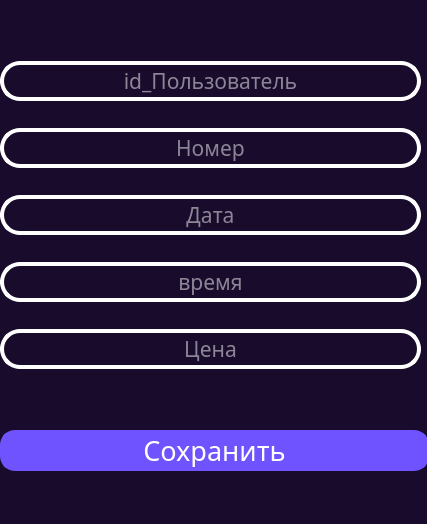
<?xml version="1.0" encoding="UTF-8"?>
<ui version="4.0">
 <class>Session_Dialog</class>
 <widget class="QDialog" name="Session_Dialog">
  <property name="geometry">
   <rect>
    <x>0</x>
    <y>0</y>
    <width>427</width>
    <height>524</height>
   </rect>
  </property>
  <property name="minimumSize">
   <size>
    <width>427</width>
    <height>524</height>
   </size>
  </property>
  <property name="maximumSize">
   <size>
    <width>427</width>
    <height>524</height>
   </size>
  </property>
  <property name="windowTitle">
   <string>Dialog</string>
  </property>
  <property name="styleSheet">
   <string notr="true">background-color: rgb(25, 11, 44);

font-family:&quot;Tw Cen MT&quot;;</string>
  </property>
  <widget class="QPushButton" name="pushButton_Enter">
   <property name="geometry">
    <rect>
     <x>0</x>
     <y>430</y>
     <width>429</width>
     <height>41</height>
    </rect>
   </property>
   <property name="minimumSize">
    <size>
     <width>0</width>
     <height>40</height>
    </size>
   </property>
   <property name="font">
    <font>
     <family>Tw Cen MT</family>
     <pointsize>20</pointsize>
    </font>
   </property>
   <property name="cursor">
    <cursorShape>PointingHandCursor</cursorShape>
   </property>
   <property name="styleSheet">
    <string notr="true">

QPushButton{
color: rgb(255, 255, 255);
background-color: rgb(111, 83, 254);
border: 4px solid rgb(111, 83, 254);
border-radius: 15px;
}

QPushButton:hover{
color:rgb(192, 218, 255);
background-color:#8E6BBB;  
border: 4px solid #8E6BBB;
border-radius: 10px;
}

QPushButton:pressed{
color:rgb(192, 218, 255);
background-color: rgb(188, 177, 248); 
border: 2px solid rgb(65, 41, 93);
border-radius: 10px;
}
</string>
   </property>
   <property name="text">
    <string>Сохранить</string>
   </property>
   <property name="iconSize">
    <size>
     <width>16</width>
     <height>16</height>
    </size>
   </property>
  </widget>
  <widget class="QWidget" name="layoutWidget">
   <property name="geometry">
    <rect>
     <x>0</x>
     <y>40</y>
     <width>421</width>
     <height>351</height>
    </rect>
   </property>
   <layout class="QVBoxLayout" name="verticalLayout">
    <item>
     <widget class="QLineEdit" name="lineEdit1">
      <property name="minimumSize">
       <size>
        <width>0</width>
        <height>40</height>
       </size>
      </property>
      <property name="font">
       <font>
        <family>Tw Cen MT</family>
        <pointsize>16</pointsize>
       </font>
      </property>
      <property name="styleSheet">
       <string notr="true">QLineEdit#lineEdit1{
background-color: rgba(0, 0, 0, 0);
border-radius: 20px;
border: 4px solid rgb(255, 255, 255);
color: rgb(255, 255, 255);
}</string>
      </property>
      <property name="inputMask">
       <string/>
      </property>
      <property name="text">
       <string/>
      </property>
      <property name="alignment">
       <set>Qt::AlignCenter</set>
      </property>
      <property name="placeholderText">
       <string>id_Пользователь</string>
      </property>
     </widget>
    </item>
    <item>
     <widget class="QLineEdit" name="lineEdit2">
      <property name="minimumSize">
       <size>
        <width>0</width>
        <height>40</height>
       </size>
      </property>
      <property name="font">
       <font>
        <family>Tw Cen MT</family>
        <pointsize>16</pointsize>
       </font>
      </property>
      <property name="styleSheet">
       <string notr="true">QLineEdit#lineEdit2{
background-color: rgba(0, 0, 0, 0);
border-radius: 20px;
border: 4px solid rgb(255, 255, 255);
color: rgb(255, 255, 255);
}</string>
      </property>
      <property name="inputMask">
       <string/>
      </property>
      <property name="text">
       <string/>
      </property>
      <property name="alignment">
       <set>Qt::AlignCenter</set>
      </property>
      <property name="placeholderText">
       <string>Номер</string>
      </property>
     </widget>
    </item>
    <item>
     <widget class="QLineEdit" name="lineEdit3">
      <property name="minimumSize">
       <size>
        <width>0</width>
        <height>40</height>
       </size>
      </property>
      <property name="font">
       <font>
        <family>Tw Cen MT</family>
        <pointsize>16</pointsize>
       </font>
      </property>
      <property name="styleSheet">
       <string notr="true">QLineEdit#lineEdit3{
background-color: rgba(0, 0, 0, 0);
border-radius: 20px;
border: 4px solid rgb(255, 255, 255);
color: rgb(255, 255, 255);
}</string>
      </property>
      <property name="inputMask">
       <string/>
      </property>
      <property name="text">
       <string/>
      </property>
      <property name="alignment">
       <set>Qt::AlignCenter</set>
      </property>
      <property name="placeholderText">
       <string>Дата</string>
      </property>
     </widget>
    </item>
    <item>
     <widget class="QLineEdit" name="lineEdit5">
      <property name="minimumSize">
       <size>
        <width>0</width>
        <height>40</height>
       </size>
      </property>
      <property name="font">
       <font>
        <family>Tw Cen MT</family>
        <pointsize>16</pointsize>
       </font>
      </property>
      <property name="styleSheet">
       <string notr="true">QLineEdit#lineEdit5{
background-color: rgba(0, 0, 0, 0);
border-radius: 20px;
border: 4px solid rgb(255, 255, 255);
color: rgb(255, 255, 255);
}</string>
      </property>
      <property name="inputMask">
       <string/>
      </property>
      <property name="text">
       <string/>
      </property>
      <property name="alignment">
       <set>Qt::AlignCenter</set>
      </property>
      <property name="placeholderText">
       <string>время</string>
      </property>
     </widget>
    </item>
    <item>
     <widget class="QLineEdit" name="lineEdit4">
      <property name="minimumSize">
       <size>
        <width>0</width>
        <height>40</height>
       </size>
      </property>
      <property name="font">
       <font>
        <family>Tw Cen MT</family>
        <pointsize>16</pointsize>
       </font>
      </property>
      <property name="styleSheet">
       <string notr="true">QLineEdit#lineEdit4{
background-color: rgba(0, 0, 0, 0);
border-radius: 20px;
border: 4px solid rgb(255, 255, 255);
color: rgb(255, 255, 255);
}</string>
      </property>
      <property name="inputMask">
       <string/>
      </property>
      <property name="text">
       <string/>
      </property>
      <property name="alignment">
       <set>Qt::AlignCenter</set>
      </property>
      <property name="placeholderText">
       <string>Цена</string>
      </property>
     </widget>
    </item>
   </layout>
  </widget>
 </widget>
 <resources/>
 <connections/>
</ui>
